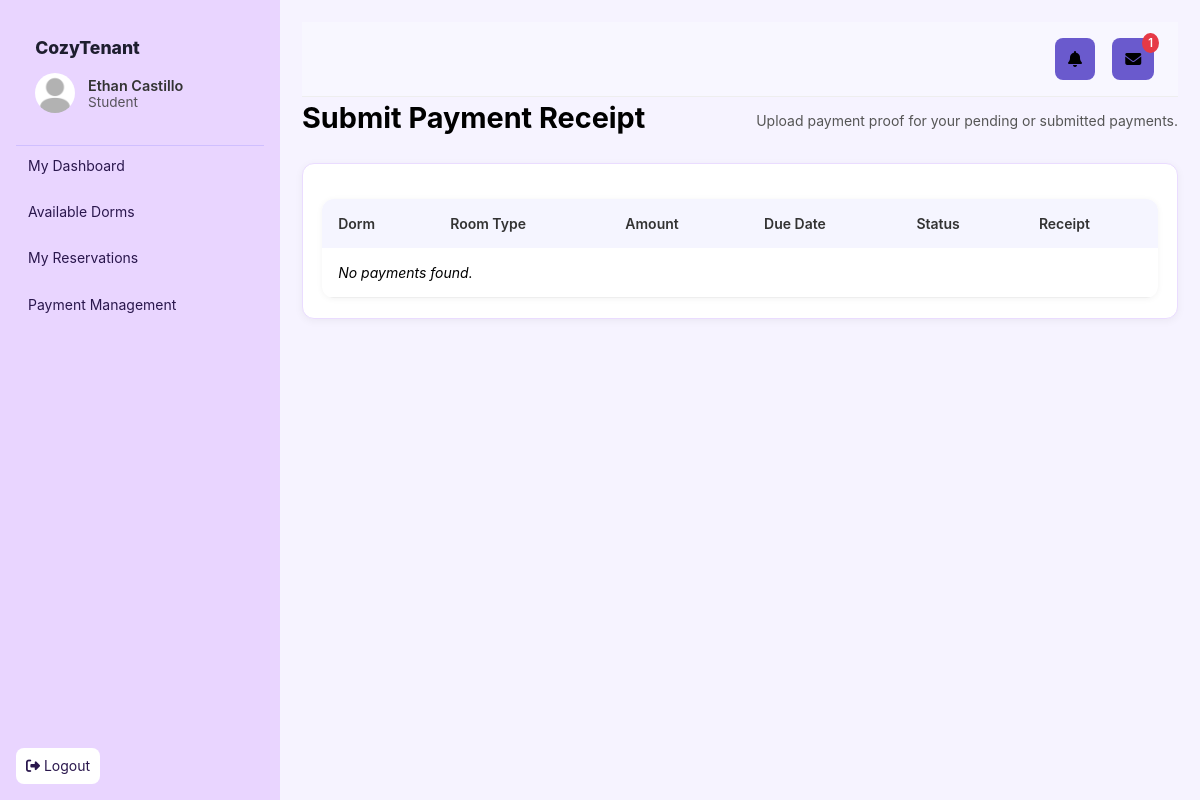
The page /Main/modules/student_receipt.php (signed in) on the database as committed earlier.
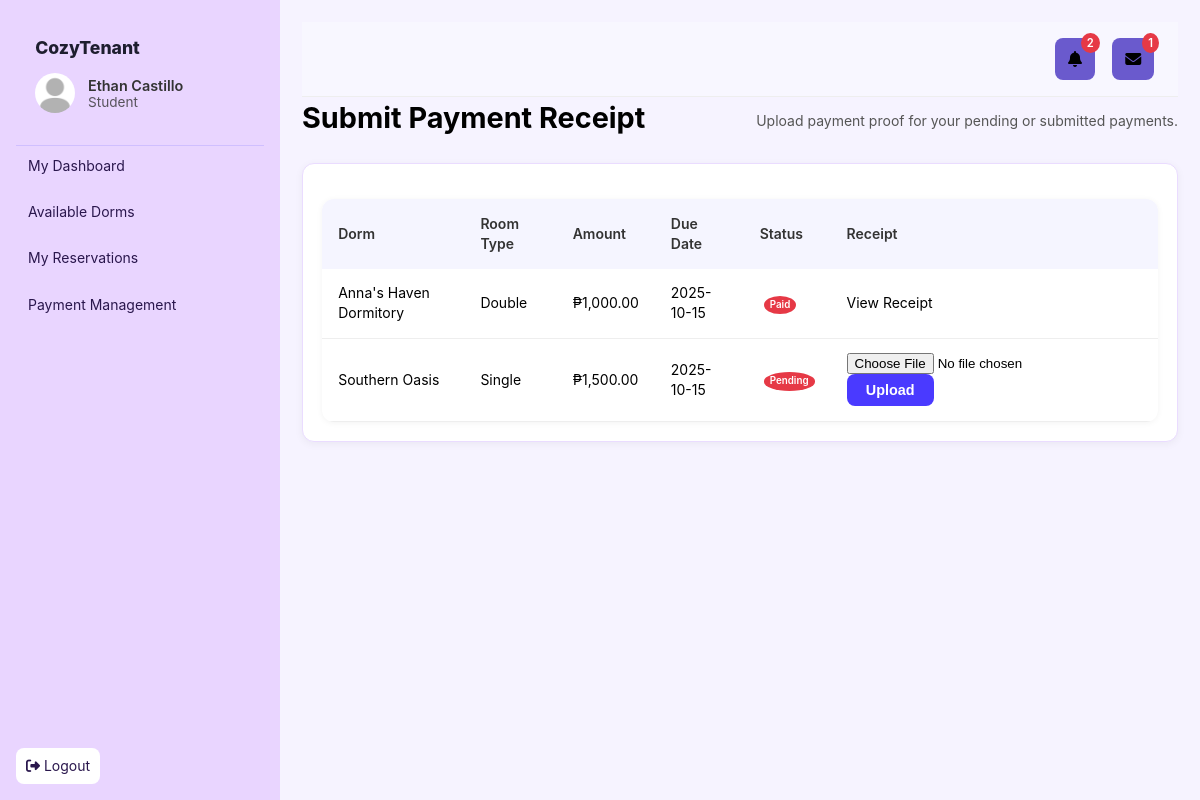
The same page on the database as committed later.
### tables this page shows
CREATE TABLE `payments` (
  `payment_id` int(11) NOT NULL,
  `booking_id` int(11) NOT NULL,
  `student_id` int(11) DEFAULT NULL,
  `owner_id` int(11) DEFAULT NULL,
  `amount` decimal(10,2) NOT NULL,
  `status` enum('pending','paid','expired','rejected','submitted') DEFAULT 'pending',
  `payment_date` timestamp NOT NULL DEFAULT current_timestamp(),
  `due_date` date DEFAULT NULL,
  `receipt_image` varchar(255) DEFAULT NULL,
  `notes` text DEFAULT NULL,
  `updated_at` datetime DEFAULT current_timestamp() ON UPDATE current_timestamp(),
  `created_at` datetime DEFAULT current_timestamp(),
  `reminder_sent` tinyint(1) DEFAULT 0
);

CREATE TABLE `dormitories` (
  `dorm_id` int(11) NOT NULL,
  `owner_id` int(11) NOT NULL,
  `name` varchar(150) NOT NULL,
  `address` varchar(255) NOT NULL,
  `description` text DEFAULT NULL,
  `verified` tinyint(1) DEFAULT 0,
  `created_at` timestamp NOT NULL DEFAULT current_timestamp(),
  `latitude` decimal(10,8) DEFAULT NULL,
  `longitude` decimal(11,8) DEFAULT NULL,
  `status` enum('pending','verified','error') NOT NULL DEFAULT 'pending',
  `updated_at` timestamp NOT NULL DEFAULT current_timestamp() ON UPDATE current_timestamp(),
  `cover_image` varchar(255) DEFAULT NULL,
  `features` text DEFAULT NULL
);

CREATE TABLE `rooms` (
  `room_id` int(11) NOT NULL,
  `dorm_id` int(11) NOT NULL,
  `room_type` varchar(100) NOT NULL,
  `capacity` int(11) NOT NULL,
  `size` varchar(50) DEFAULT NULL,
  `price` decimal(10,2) NOT NULL,
  `status` enum('vacant','occupied') NOT NULL DEFAULT 'vacant',
  `created_at` timestamp NOT NULL DEFAULT current_timestamp(),
  `room_number` varchar(50) DEFAULT NULL,
  `features` text DEFAULT NULL
);

### Main/auth.php (called while the page is built, shortened)
<?php
function current_user() {
    return $_SESSION['user'] ?? null;
}

### Main/modules/student_receipt.php (the view, shortened to what the changed rows need)
<?php
require_once __DIR__ . '/../partials/header.php';
require_once __DIR__ . '/../config.php';
$student_id = $_SESSION['user']['user_id'];
$stmt = $pdo->prepare("
    SELECT p.*, d.name AS dorm_name, r.room_type
    FROM payments p
    JOIN bookings b ON p.booking_id = b.booking_id
    JOIN rooms r ON b.room_id = r.room_id
    JOIN dormitories d ON r.dorm_id = d.dorm_id
    WHERE p.student_id = ?
    ORDER BY p.due_date DESC
");
$stmt->execute([$student_id]);
$payments = $stmt->fetchAll(PDO::FETCH_ASSOC);
?>
<div class="page-header">
  <h1>Submit Payment Receipt</h1>
</div>
<div class="card">
  <table class="data-table">
    <thead>
      <tr>
        <th>Dorm</th>
        <th>Room Type</th>
        <th>Amount</th>
        <th>Due Date</th>
        <th>Status</th>
        <th>Receipt</th>
      </tr>
    </thead>
    <tbody>
      <?php if (empty($payments)): ?>
        <tr><td colspan="6"><em>No payments found.</em></td></tr>
      <?php else: ?>
        <?php foreach ($payments as $p): ?>
          <tr>
            <td><?= htmlspecialchars($p['dorm_name']) ?></td>
            <td><?= htmlspecialchars($p['room_type']) ?></td>
            <td>₱<?= number_format($p['amount'], 2) ?></td>
            <td><?= htmlspecialchars($p['due_date']) ?></td>
            <td>
              <span class="badge <?= htmlspecialchars($p['status']) ?>">
                <?= ucfirst($p['status']) ?>
              </span>
            </td>
            <td>
              <?php if (in_array($p['status'], ['pending', 'submitted'])): ?>
                <form method="post" enctype="multipart/form-data" class="receipt-form">
                  <input type="file" name="receipt" accept=".jpg,.jpeg,.png,.pdf" required>
                  <button type="submit" class="btn">Upload</button>
                </form>
              <?php elseif ($p['receipt_image']): ?>
                <a href="../uploads/receipts/<?= htmlspecialchars($p['receipt_image']) ?>" target="_blank">View Receipt</a>
              <?php else: ?>
                <em>—</em>
              <?php endif; ?>
            </td>
          </tr>
        <?php endforeach; ?>
      <?php endif; ?>
    </tbody>
  </table>
</div>
<?php require_once __DIR__ . '/../partials/footer.php'; ?>

### Main/partials/header.php (shortened to what the changed rows need)
<?php
require_once __DIR__ . '/../auth.php';
$user = current_user();
require_once __DIR__ . '/../config.php';
$unread_announcements = 0;
if ($user && isset($user['user_id'])) {
    $stmt = $pdo->prepare("
        SELECT COUNT(*)
        FROM announcements a
        LEFT JOIN announcement_reads ar
          ON a.id = ar.announcement_id AND ar.user_id = ?
        WHERE ar.read_at IS NULL
          AND (
            a.audience = 'All Hosts'
            OR (a.audience = 'Students' AND ? = 'student')
            OR (a.audience IN ('Verified Owners','Pending Owners','All Hosts') AND ? = 'owner')
          )
    ");
    $stmt->execute([$user['user_id'], $user['role'], $user['role']]);
    $unread_announcements = (int)$stmt->fetchColumn();
}
$announcement_page = "#";
if ($user['role'] === 'student') {
    $announcement_page = "/../modules/student_announcements.php";
} elseif ($user['role'] === 'owner') {
    $message_page = "/../modules/owner_messages.php";
    $announcement_page = "/../modules/owner_announcements.php";
} elseif ($user['role'] === 'admin') {
    $message_page = "/../modules/messaging.php";
    $announcement_page = "/../modules/announcements.php";
}
?>
<!doctype html>
<html lang="en">
<head>
  <link rel="stylesheet" href="/../assets/style.css">
  <link rel="stylesheet" href="/../assets/modules.css">
  <link rel="stylesheet" href="https://cdnjs.cloudflare.com/ajax/libs/font-awesome/6.5.0/css/all.min.css">
</head>
<body>
  <main class="main">
    <header class="topbar">
      <div class="header-actions">
        <a href="<?= $announcement_page ?>" class="btn-icon">
          <i class="fa fa-bell"></i>
          <?php if ($unread_announcements > 0): ?>
            <span class="badge"><?= $unread_announcements ?></span>
          <?php endif; ?>
        </a>
      </div>
    </header>

Rows that differ between the two databases and show on the page:
added payments: dormitories.name "Anna's Haven Dormitory", rooms.room_type "Double", amount "1,000.00", due_date "2025-10-15", status "Paid"
added payments: dormitories.name "Southern Oasis", rooms.room_type "Single", amount "1,500.00", due_date "2025-10-15", status "Pending"
Other text that changed with them:
$unread_announcements: (not shown) → "2"
text no longer shown: "No payments found."
